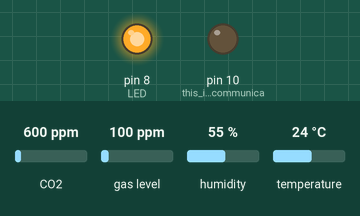
A sketch run on a simulated Arduino Uno, built with avr-gcc and run on an emulated ATmega328P. Shown: output pins drawn as LEDs (lit = HIGH). Inputs (shaded band) come from the test bench; at power-on: CO2 600 ppm, gas level 100 ppm, humidity 55 %, temperature 24 °C. The local clock reads 2024-03-15 10:24:30 at power-on unless the sketch sets it; storage starts empty; what the sketch prints to the serial monitor is not drawn.

Above: at 0.2 s.
Timing chart, 0 to 1.7 s (numbered marks = the images above):
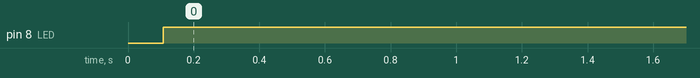

Measured:
- by itself, pin 8 (LED): LOW → HIGH at 0.11 s

The sketch:

sgp30_SDcard_SHT31.ino
```cpp
// record in the SD card the date/time then a series of data  VOC (ppb), CO2(ppm) then the temperature and humidity.
//  TVOC 969 ppb eCO2 1340 ppm is an example of reading. Here we record 20 data in the SD card.
// each to time the system is reset, a new file is opnened. (see code by adafruit for the datalogger)
//
// the sensor for C02  SGP30  and organic matter comes from:
// https://learn.adafruit.com/adafruit-sgp30-gas-tvoc-eco2-mox-sensor/arduino-code
// the C02 sensor uses I2C communication. The lines SDA and SCL are used
// to work well the sneosr needs the basline numbers:
 // for example  sgp.setIAQBaseline(0x96B8, 0x90CF); here // Will vary for each sensor!
 // to get those numbers, needed for calibration, run the test code from ada fruit for a few hours outside,
//
// We use the SHT31 from adafruit as a temperature/humidity sensor. It works well.
//  https://learn.adafruit.com/adafruit-sht31-d-temperature-and-humidity-sensor-breakout/wiring-and-test
//  However, both sensors use the I2C bus. So we read first teh temperature and the humidity and then we close the communication
// If the sensor SHT31 does not work then we take a temp by default = 17C  and humidity = 50%

//  if not used for a long time you need to run it outside and get a new base line. See the test code by adafruit.
//
// number_data is the nubmer of data to collect.
// the module  for VOC,CO2 is developed for adafruit.
//  https://learn.adafruit.com/adafruit-sgp30-gas-tvoc-eco2-mox-sensor/arduino-code
//
// The data logger is also from adafruit.
// https://learn.adafruit.com/adafruit-data-logger-shield
// The shield uses the SPI protocol for the  SD card  at 10 (slave select) 11, 12 , 13  (clck). The clock uses   I2C  -> pins A4 and A5
//
// note that spg30 also uses I2C and the SHT31 as well
//
//
// There is now an LED that turns on when the recording starts and turn off when we stop recording


#include <Wire.h>  // libray I2C
#include "Adafruit_SGP30.h"   // library sensor
#include "SD.h" // this is for the SD card
float temperature=15; // if the sensor does not work the temperatuer is 15C
float humidity=50; // if the sensor SHT31 does not work the humidity is 50 %

int number_data=20; // number of data to collect

#include "RTClib.h"

RTC_PCF8523 rtc; // This is for the new clock from adafruit. uncomment if you have the last version of the clock
//RTC_DS3231 rtc; // this is for the older version.


Adafruit_SGP30 sgp; // this creates a SPF30 object
#include "Adafruit_SHT31.h"
Adafruit_SHT31 sht31 = Adafruit_SHT31();

int updateRet;

/* return absolute humidity [mg/m^3] with approximation formula
  @param temperature [°C]
  @param humidity [%RH]
*/

uint32_t getAbsoluteHumidity(float temperature, float humidity) {
  // approximation formula from Sensirion SGP30 Driver Integration chapter 3.15
  const float absoluteHumidity = 216.7f * ((humidity / 100.0f) * 6.112f * exp((17.62f * temperature) / (243.12f + temperature)) / (273.15f + temperature)); // [g/m^3]
  const uint32_t absoluteHumidityScaled = static_cast<uint32_t>(1000.0f * absoluteHumidity); // [mg/m^3]
  return absoluteHumidityScaled;
}

// for the data logging shield, pin 10 is for chip select for the SPI protocol. The other pins are 11,12,13
const int chipSelect = 10;  // we use pin 10. tis is important.

// the logging file that will be recorded in the SD card.
File logfile;

void setup() {

  Serial.begin(9600);


  //pinMode(LED_pin,OUTPUT);
  DDRB = DDRB | (1 << 0);  // this is the LED pin. at pin 8

sht31.begin(0x44);

  float t = sht31.readTemperature();
  float h = sht31.readHumidity();

  if (! isnan(t)) {  // check if 'is not a number'
    Serial.print("Temp *C = "); Serial.println(t);
    temperature =t;
  } else {
    Serial.println("Failed to read temperature");
  }

  if (! isnan(h)) {  // check if 'is not a number'
    Serial.print("Hum. % = "); Serial.println(h);
    humidity=h;
  } else {
    Serial.println("Failed to read humidity");
  }
  Wire.endTransmission(0x44);


  Serial.println("SGP30 test");

  if (! sgp.begin()) {
    Serial.println("Sensor not found :(");
    while (1);
  }
  Serial.print("Found SGP30 serial #");
  Serial.print(sgp.serialnumber[0], HEX);
  Serial.print(sgp.serialnumber[1], HEX);
  Serial.println(sgp.serialnumber[2], HEX);


// run the initial code by adafruit to get those values. It will depends on the sensor. THose numbers are needed for the calibration
  sgp.setIAQBaseline(0x96B8, 0x90CF);  // Will vary for each sensor!


  // initialize the SD card. display on screen message error.
  Serial.print("Initializing SD card...");
  // make sure that the default chip select pin is set to
  // output, even if you don't use it:
  pinMode(10, OUTPUT); // this is for I2C communication for the SD card

  // see if the card is present and can be initialized:
  if (!SD.begin(chipSelect)) {
    Serial.println("Card failed, or not present");
    // don't do anything more:
    return;
  }
  Serial.println("card initialized.");

  // create a new file. but we want to make sure not to overwrite a file previously created. Otherwise er create another one. up to 99 logfiles
  char filename[] = "LOGGER00.CSV";
  for (uint8_t i = 0; i < 100; i++) {
    filename[6] = i / 10 + '0';
    filename[7] = i % 10 + '0';
    if (! SD.exists(filename)) {
      // only open a new file if it doesn't exist
      logfile = SD.open(filename, FILE_WRITE);
      break;  // leave the loop!
    }
  }

  // uncomment below to adjust the clock.
//  rtc.adjust(DateTime(F(__DATE__), F(__TIME__)));
  DateTime now = rtc.now();

  logfile.print(now.month(), DEC);
  logfile.print(',');
  logfile.print(now.day(), DEC);
  logfile.print(",");
  logfile.print(now.hour(), DEC);
  logfile.print(',');
  logfile.println(now.minute(), DEC);

  Serial.print(now.month(), DEC);
  Serial.print(',');
  Serial.print(now.day(), DEC);
  Serial.print(",");
  Serial.print(now.hour(), DEC);
  Serial.print(',');
  Serial.println(now.minute(), DEC);
// set humidity and temperature

  sgp.setHumidity(getAbsoluteHumidity(temperature, humidity));
}


int counter2 = 0; // use another counter  to limit the numbers of deta recorded.
void loop() {
  //  digitalWrite(LED_pin,HIGH);
  PORTB = PORTB | (1 << 0);

  if (! sgp.IAQmeasure()) {
    Serial.println("Measurement failed");
    return;
  }

  logfile.print(sgp.TVOC); logfile.print(",");
  delay(2000);
  logfile.println(sgp.eCO2);
  Serial.print(sgp.TVOC); Serial.print(",");
  delay(2000);
  Serial.println(sgp.eCO2);
  counter2 = counter2 + 1;
  Serial.println(counter2);


  delay(5000);

  if (counter2 == number_data)  {
    Serial.println(" DONE");
    logfile.println(temperature);
    logfile.println(humidity);
    logfile.close();
    //digitalWrite(LED_pin,LOW);
    PORTB = PORTB & ~(1 << 0);
    while (1) {}
  }


}
```
